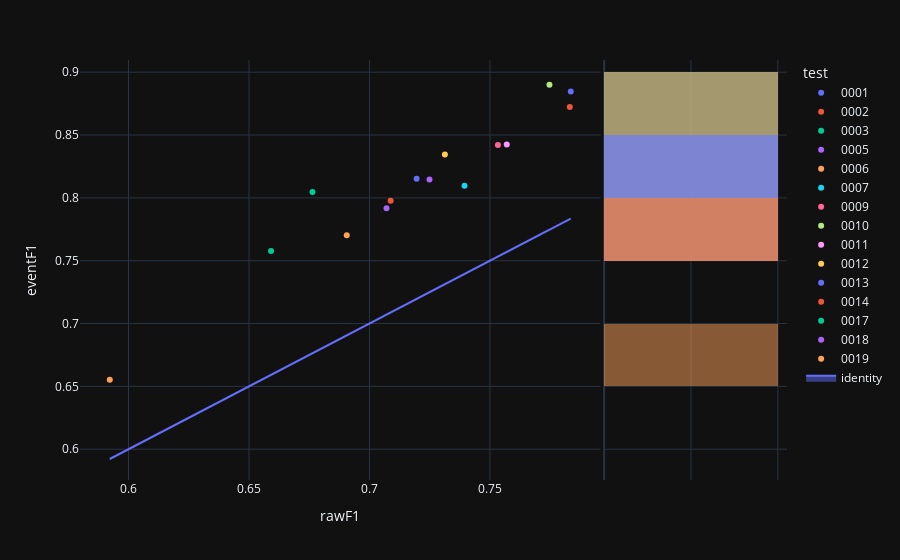

The cell this chart's notebook holds for it:
### Code cell
fig=px.scatter(experimentModels_N2,x='rawF1',y='eventF1',color='test',hover_name='modelId', marginal_y="histogram")
fig.add_trace(
    go.Scatter(x=experimentModels_N2['rawF1'], y=experimentModels_N2['rawF1'], name="identity", mode='lines',fill="toself")
)
fig.show()

### Figure 1 — Plotly figure (JSON) as saved in the notebook; plotly's stock layout.template omitted (floating-point values rounded to 4 significant figures)
{"data": [{"hovertemplate": "<b>%{hovertext}</b><br><br>test=0001<br>rawF1=%{x}<br>eventF1=%{y}<extra></extra>", "hovertext": ["27775e1b-9adc-4ae7-9fcf-b3dbe38ca573"], "legendgroup": "0001", "marker": {"color": "#636efa", "symbol": "circle"}, "mode": "markers", "name": "0001", "orientation": "v", "showlegend": true, "x": [0.7835], "xaxis": "x", "y": [0.8847], "yaxis": "y", "type": "scatter"}, {"alignmentgroup": "True", "bingroup": "y", "hovertemplate": "test=0001<br>eventF1=%{y}<br>count=%{x}<extra></extra>", "legendgroup": "0001", "marker": {"color": "#636efa"}, "name": "0001", "offsetgroup": "0001", "opacity": 0.5, "showlegend": false, "xaxis": "x2", "y": [0.8847], "yaxis": "y2", "type": "histogram"}, {"hovertemplate": "<b>%{hovertext}</b><br><br>test=0002<br>rawF1=%{x}<br>eventF1=%{y}<extra></extra>", "hovertext": ["363d6b1b-23e4-4aa5-8a2e-a2aa6c9a2bd0"], "legendgroup": "0002", "marker": {"color": "#EF553B", "symbol": "circle"}, "mode": "markers", "name": "0002", "orientation": "v", "showlegend": true, "x": [0.7831], "xaxis": "x", "y": [0.8724], "yaxis": "y", "type": "scatter"}, {"alignmentgroup": "True", "bingroup": "y", "hovertemplate": "test=0002<br>eventF1=%{y}<br>count=%{x}<extra></extra>", "legendgroup": "0002", "marker": {"color": "#EF553B"}, "name": "0002", "offsetgroup": "0002", "opacity": 0.5, "showlegend": false, "xaxis": "x2", "y": [0.8724], "yaxis": "y2", "type": "histogram"}, {"hovertemplate": "<b>%{hovertext}</b><br><br>test=0003<br>rawF1=%{x}<br>eventF1=%{y}<extra></extra>", "hovertext": ["09d246cf-df61-4da1-b690-e0c8338d819c"], "legendgroup": "0003", "marker": {"color": "#00cc96", "symbol": "circle"}, "mode": "markers", "name": "0003", "orientation": "v", "showlegend": true, "x": [0.6592], "xaxis": "x", "y": [0.7576], "yaxis": "y", "type": "scatter"}, {"alignmentgroup": "True", "bingroup": "y", "hovertemplate": "test=0003<br>eventF1=%{y}<br>count=%{x}<extra></extra>", "legendgroup": "0003", "marker": {"color": "#00cc96"}, "name": "0003", "offsetgroup": "0003", "opacity": 0.5, "showlegend": false, "xaxis": "x2", "y": [0.7576], "yaxis": "y2", "type": "histogram"}, {"hovertemplate": "<b>%{hovertext}</b><br><br>test=0005<br>rawF1=%{x}<br>eventF1=%{y}<extra></extra>", "hovertext": ["d7547448-90e9-4379-8b6f-40fc4ce250cf"], "legendgroup": "0005", "marker": {"color": "#ab63fa", "symbol": "circle"}, "mode": "markers", "name": "0005", "orientation": "v", "showlegend": true, "x": [0.7071], "xaxis": "x", "y": [0.7918], "yaxis": "y", "type": "scatter"}, {"alignmentgroup": "True", "bingroup": "y", "hovertemplate": "test=0005<br>eventF1=%{y}<br>count=%{x}<extra></extra>", "legendgroup": "0005", "marker": {"color": "#ab63fa"}, "name": "0005", "offsetgroup": "0005", "opacity": 0.5, "showlegend": false, "xaxis": "x2", "y": [0.7918], "yaxis": "y2", "type": "histogram"}, {"hovertemplate": "<b>%{hovertext}</b><br><br>test=0006<br>rawF1=%{x}<br>eventF1=%{y}<extra></extra>", "hovertext": ["8494b8dc-14c3-4df3-a9e2-2569fced6b66"], "legendgroup": "0006", "marker": {"color": "#FFA15A", "symbol": "circle"}, "mode": "markers", "name": "0006", "orientation": "v", "showlegend": true, "x": [0.5922], "xaxis": "x", "y": [0.6552], "yaxis": "y", "type": "scatter"}, {"alignmentgroup": "True", "bingroup": "y", "hovertemplate": "test=0006<br>eventF1=%{y}<br>count=%{x}<extra></extra>", "legendgroup": "0006", "marker": {"color": "#FFA15A"}, "name": "0006", "offsetgroup": "0006", "opacity": 0.5, "showlegend": false, "xaxis": "x2", "y": [0.6552], "yaxis": "y2", "type": "histogram"}, {"hovertemplate": "<b>%{hovertext}</b><br><br>test=0007<br>rawF1=%{x}<br>eventF1=%{y}<extra></extra>", "hovertext": ["4ec9c4e1-e050-4cb3-911d-426930925d09"], "legendgroup": "0007", "marker": {"color": "#19d3f3", "symbol": "circle"}, "mode": "markers", "name": "0007", "orientation": "v", "showlegend": true, "x": [0.7394], "xaxis": "x", "y": [0.8097], "yaxis": "y", "type": "scatter"}, {"alignmentgroup": "True", "bingroup": "y", "hovertemplate": "test=0007<br>eventF1=%{y}<br>count=%{x}<extra></extra>", "legendgroup": "0007", "marker": {"color": "#19d3f3"}, "name": "0007", "offsetgroup": "0007", "opacity": 0.5, "showlegend": false, "xaxis": "x2", "y": [0.8097], "yaxis": "y2", "type": "histogram"}, {"hovertemplate": "<b>%{hovertext}</b><br><br>test=0009<br>rawF1=%{x}<br>eventF1=%{y}<extra></extra>", "hovertext": ["9f43f1cd-280c-4e7c-9c3a-a90f704900c2"], "legendgroup": "0009", "marker": {"color": "#FF6692", "symbol": "circle"}, "mode": "markers", "name": "0009", "orientation": "v", "showlegend": true, "x": [0.7533], "xaxis": "x", "y": [0.8421], "yaxis": "y", "type": "scatter"}, {"alignmentgroup": "True", "bingroup": "y", "hovertemplate": "test=0009<br>eventF1=%{y}<br>count=%{x}<extra></extra>", "legendgroup": "0009", "marker": {"color": "#FF6692"}, "name": "0009", "offsetgroup": "0009", "opacity": 0.5, "showlegend": false, "xaxis": "x2", "y": [0.8421], "yaxis": "y2", "type": "histogram"}, {"hovertemplate": "<b>%{hovertext}</b><br><br>test=0010<br>rawF1=%{x}<br>eventF1=%{y}<extra></extra>", "hovertext": ["285a2ff5-4005-4d2b-a89a-5108d2058c0f"], "legendgroup": "0010", "marker": {"color": "#B6E880", "symbol": "circle"}, "mode": "markers", "name": "0010", "orientation": "v", "showlegend": true, "x": [0.7747], "xaxis": "x", "y": [0.89], "yaxis": "y", "type": "scatter"}, {"alignmentgroup": "True", "bingroup": "y", "hovertemplate": "test=0010<br>eventF1=%{y}<br>count=%{x}<extra></extra>", "legendgroup": "0010", "marker": {"color": "#B6E880"}, "name": "0010", "offsetgroup": "0010", "opacity": 0.5, "showlegend": false, "xaxis": "x2", "y": [0.89], "yaxis": "y2", "type": "histogram"}, {"hovertemplate": "<b>%{hovertext}</b><br><br>test=0011<br>rawF1=%{x}<br>eventF1=%{y}<extra></extra>", "hovertext": ["7bee7b22-c6a4-482c-866e-cfd36aa7b2f8"], "legendgroup": "0011", "marker": {"color": "#FF97FF", "symbol": "circle"}, "mode": "markers", "name": "0011", "orientation": "v", "showlegend": true, "x": [0.757], "xaxis": "x", "y": [0.8425], "yaxis": "y", "type": "scatter"}, {"alignmentgroup": "True", "bingroup": "y", "hovertemplate": "test=0011<br>eventF1=%{y}<br>count=%{x}<extra></extra>", "legendgroup": "0011", "marker": {"color": "#FF97FF"}, "name": "0011", "offsetgroup": "0011", "opacity": 0.5, "showlegend": false, "xaxis": "x2", "y": [0.8425], "yaxis": "y2", "type": "histogram"}, {"hovertemplate": "<b>%{hovertext}</b><br><br>test=0012<br>rawF1=%{x}<br>eventF1=%{y}<extra></extra>", "hovertext": ["883a5eb1-e984-44b0-91e9-1c97b07d1547"], "legendgroup": "0012", "marker": {"color": "#FECB52", "symbol": "circle"}, "mode": "markers", "name": "0012", "orientation": "v", "showlegend": true, "x": [0.7313], "xaxis": "x", "y": [0.8345], "yaxis": "y", "type": "scatter"}, {"alignmentgroup": "True", "bingroup": "y", "hovertemplate": "test=0012<br>eventF1=%{y}<br>count=%{x}<extra></extra>", "legendgroup": "0012", "marker": {"color": "#FECB52"}, "name": "0012", "offsetgroup": "0012", "opacity": 0.5, "showlegend": false, "xaxis": "x2", "y": [0.8345], "yaxis": "y2", "type": "histogram"}, {"hovertemplate": "<b>%{hovertext}</b><br><br>test=0013<br>rawF1=%{x}<br>eventF1=%{y}<extra></extra>", "hovertext": ["d082b8f6-ee32-4a9f-9ba6-34d399073207"], "legendgroup": "0013", "marker": {"color": "#636efa", "symbol": "circle"}, "mode": "markers", "name": "0013", "orientation": "v", "showlegend": true, "x": [0.7196], "xaxis": "x", "y": [0.8153], "yaxis": "y", "type": "scatter"}, {"alignmentgroup": "True", "bingroup": "y", "hovertemplate": "test=0013<br>eventF1=%{y}<br>count=%{x}<extra></extra>", "legendgroup": "0013", "marker": {"color": "#636efa"}, "name": "0013", "offsetgroup": "0013", "opacity": 0.5, "showlegend": false, "xaxis": "x2", "y": [0.8153], "yaxis": "y2", "type": "histogram"}, {"hovertemplate": "<b>%{hovertext}</b><br><br>test=0014<br>rawF1=%{x}<br>eventF1=%{y}<extra></extra>", "hovertext": ["f50ea95d-2bb9-445c-8b79-9aabf91249a6"], "legendgroup": "0014", "marker": {"color": "#EF553B", "symbol": "circle"}, "mode": "markers", "name": "0014", "orientation": "v", "showlegend": true, "x": [0.7088], "xaxis": "x", "y": [0.7978], "yaxis": "y", "type": "scatter"}, {"alignmentgroup": "True", "bingroup": "y", "hovertemplate": "test=0014<br>eventF1=%{y}<br>count=%{x}<extra></extra>", "legendgroup": "0014", "marker": {"color": "#EF553B"}, "name": "0014", "offsetgroup": "0014", "opacity": 0.5, "showlegend": false, "xaxis": "x2", "y": [0.7978], "yaxis": "y2", "type": "histogram"}, {"hovertemplate": "<b>%{hovertext}</b><br><br>test=0017<br>rawF1=%{x}<br>eventF1=%{y}<extra></extra>", "hovertext": ["b3f70ca6-b339-46f7-9496-6b9dc83c64d5"], "legendgroup": "0017", "marker": {"color": "#00cc96", "symbol": "circle"}, "mode": "markers", "name": "0017", "orientation": "v", "showlegend": true, "x": [0.6764], "xaxis": "x", "y": [0.8047], "yaxis": "y", "type": "scatter"}, {"alignmentgroup": "True", "bingroup": "y", "hovertemplate": "test=0017<br>eventF1=%{y}<br>count=%{x}<extra></extra>", "legendgroup": "0017", "marker": {"color": "#00cc96"}, "name": "0017", "offsetgroup": "0017", "opacity": 0.5, "showlegend": false, "xaxis": "x2", "y": [0.8047], "yaxis": "y2", "type": "histogram"}, {"hovertemplate": "<b>%{hovertext}</b><br><br>test=0018<br>rawF1=%{x}<br>eventF1=%{y}<extra></extra>", "hovertext": ["ccdc74da-8ec0-4a1f-9a06-bc28dab8ca56"], "legendgroup": "0018", "marker": {"color": "#ab63fa", "symbol": "circle"}, "mode": "markers", "name": "0018", "orientation": "v", "showlegend": true, "x": [0.7249], "xaxis": "x", "y": [0.8146], "yaxis": "y", "type": "scatter"}, {"alignmentgroup": "True", "bingroup": "y", "hovertemplate": "test=0018<br>eventF1=%{y}<br>count=%{x}<extra></extra>", "legendgroup": "0018", "marker": {"color": "#ab63fa"}, "name": "0018", "offsetgroup": "0018", "opacity": 0.5, "showlegend": false, "xaxis": "x2", "y": [0.8146], "yaxis": "y2", "type": "histogram"}, {"hovertemplate": "<b>%{hovertext}</b><br><br>test=0019<br>rawF1=%{x}<br>eventF1=%{y}<extra></extra>", "hovertext": ["4da8bffe-f10a-480e-acc3-7db0600b37d7"], "legendgroup": "0019", "marker": {"color": "#FFA15A", "symbol": "circle"}, "mode": "markers", "name": "0019", "orientation": "v", "showlegend": true, "x": [0.6906], "xaxis": "x", "y": [0.7702], "yaxis": "y", "type": "scatter"}, {"alignmentgroup": "True", "bingroup": "y", "hovertemplate": "test=0019<br>eventF1=%{y}<br>count=%{x}<extra></extra>", "legendgroup": "0019", "marker": {"color": "#FFA15A"}, "name": "0019", "offsetgroup": "0019", "opacity": 0.5, "showlegend": false, "xaxis": "x2", "y": [0.7702], "yaxis": "y2", "type": "histogram"}, {"fill": "toself", "mode": "lines", "name": "identity", "x": [0.7835, 0.7831, 0.6592, 0.7071, 0.5922, 0.7394, 0.7533, 0.7747, 0.757, 0.7313, 0.7196, 0.7088, 0.6764, 0.7249, 0.6906], "y": [0.7835, 0.7831, 0.6592, 0.7071, 0.5922, 0.7394, 0.7533, 0.7747, 0.757, 0.7313, 0.7196, 0.7088, 0.6764, 0.7249, 0.6906], "type": "scatter"}], "layout": {"xaxis": {"anchor": "y", "domain": [0.0, 0.7363], "title": {"text": "rawF1"}}, "yaxis": {"anchor": "x", "domain": [0.0, 1.0], "title": {"text": "eventF1"}}, "xaxis2": {"anchor": "y2", "domain": [0.7413, 1.0], "matches": "x2", "showticklabels": false, "showline": false, "ticks": "", "showgrid": true}, "yaxis2": {"anchor": "x2", "domain": [0.0, 1.0], "matches": "y", "showticklabels": false, "showgrid": true}, "legend": {"title": {"text": "test"}, "tracegroupgap": 0}, "margin": {"t": 60}, "barmode": "overlay"}}
